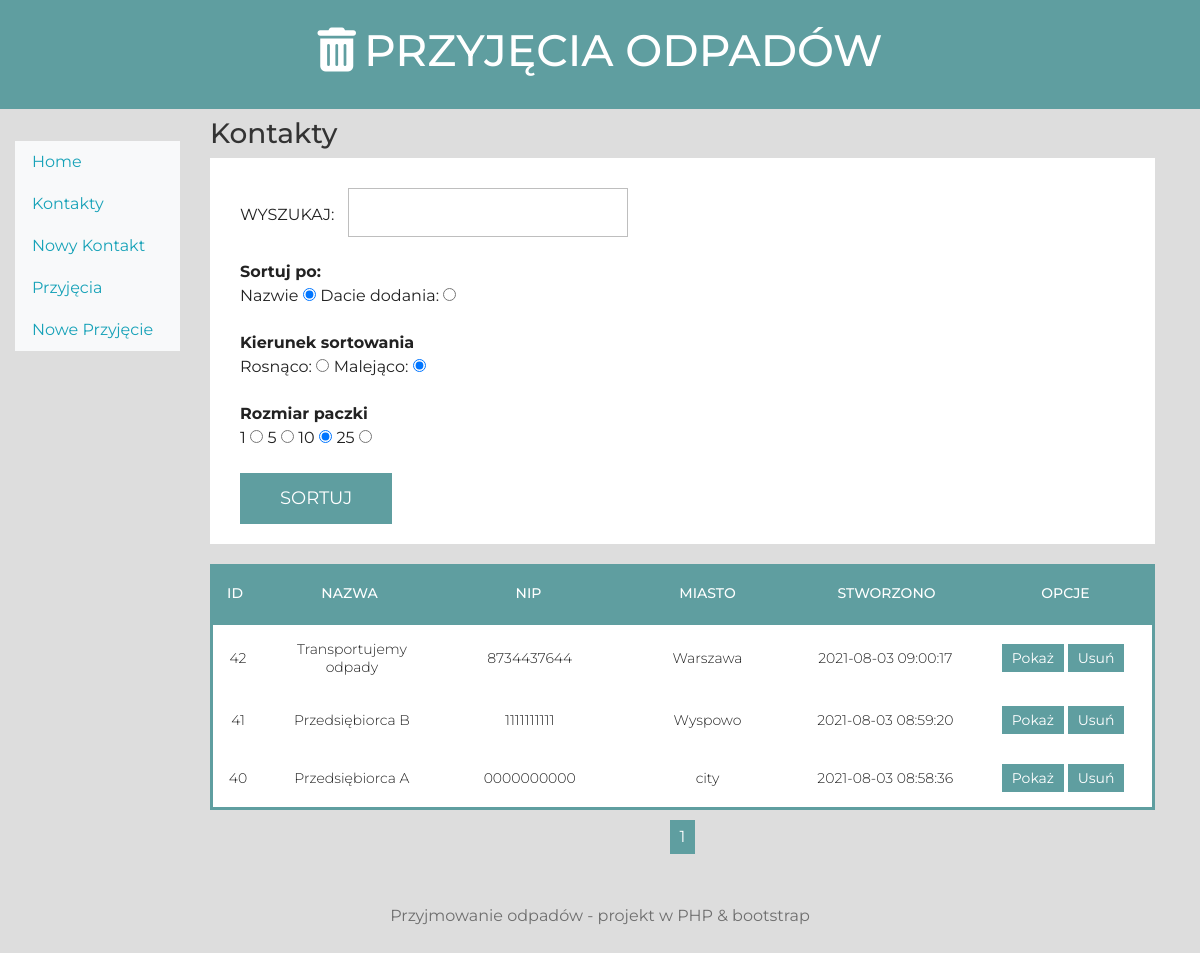
The app's page /?module=contacts&action=contactsList with its own data.
### tables this page shows
CREATE TABLE `contacts` (
  `id` int(11) NOT NULL,
  `name` varchar(250) NOT NULL,
  `nip` varchar(10) NOT NULL,
  `address` varchar(150) NOT NULL,
  `zip_code` varchar(6) NOT NULL,
  `city` varchar(50) NOT NULL,
  `bdo_number` varchar(9) NOT NULL,
  `created` datetime NOT NULL,
  `description` text NOT NULL
);

### src/View.php (called while the page is built, shortened)
<?php
class View
{
  public function render(string $page, array $params): void
  {
    $params = $this->escape($params);
    require_once("templates/layout.php");
  }
    private function escape(array $params): array
    {
        $clearParams =[];
        foreach($params as $key => $param){
            switch(true){
              case is_array($param):
                $clearParams[$key] = $this->escape($param);
              break;
              case is_int($param):
                $clearParams[$key] = $param;
              break;
              case $param:
                $clearParams[$key] = htmlentities($param);
              break;
              default:
                $clearParams[$key] = $param;
              break;
            }
        }
        return $clearParams;
     }
}

### src/Controller/ContactController.php (called while the page is built, shortened)
<?php
class ContactController extends AbstractController
{
    public function contactsListAction(): void
    {
      $page = 'contactsList';
      $pageNumber = (int) $this ->request->getParam('page', 1);
      $pageSize = (int) $this ->request->getParam('pagesize', self::PAGE_SIZE);
      $sortBy = $this ->request->getParam('sortby', 'name');
      $sortOrder = $this ->request->getParam('sortorder', 'desc');
      $phrase  = $this ->request->getParam('phrase', null);
         if ($phrase) {
          $contactCount = $this ->contactModel->getSearchCount($phrase);
          $contacts = $this -> contactModel -> searchContacts($pageNumber, $pageSize, $sortBy, $sortOrder, $phrase);
         }else {
          $contactCount = $this ->contactModel->getCount();
          $contacts = $this -> contactModel -> getContacts($pageNumber, $pageSize, $sortBy, $sortOrder);
         }
          $viewParams = [
              'page' => [
                'number' => $pageNumber,
                'size' => $pageSize,
                'pages' => (int) ceil($contactCount/$pageSize)
              ],
              'sort' => [
                'by' => $sortBy,
                'order' => $sortOrder
              ],
            'phrase' => $phrase,
             'contacts' =>  $contacts,
             'before' => $this->request->getParam('before'),
             'error' => $this->request->getParam('error')
          ];
      $this->view->render($page, $viewParams ?? []);
    }
}

### src/Model/AbstractModel.php (called while the page is built, shortened)
<?php
abstract class AbstractModel{
  private function createConnection(array $config): void
  {
    $dsn = "mysql:dbname={$config['database']};host={$config['host']}";
    $this->conn = new PDO(
      $dsn,
      $config['user'],
      $config['password'],
      [
        PDO::ATTR_ERRMODE => PDO::ERRMODE_EXCEPTION
      ]
    );
  }
}

### src/Model/ContactModel.php (called while the page is built, shortened)
<?php
class ContactModel extends AbstractModel
{
public function getContacts(int $pageNumber, int $PageSize, string $sortBy, string $sortOrder): array
{
  return $this->findBy($pageNumber, $PageSize, $sortBy, $sortOrder, null);
}
  private function findBy(int $pageNumber, int $PageSize, string $sortBy, string $sortOrder, ?string $phrase):array
    {
      try {
        $limit = $PageSize;
        $offset = ($pageNumber-1)*$PageSize;
      $wherePart='';
      $query = "SELECT id, name, nip, city, created FROM contacts
      $wherePart
      ORDER BY $sortBy $sortOrder
      LIMIT $offset, $limit";
      $result  = $this->conn->query($query);
        $contacts = $result->fetchAll(PDO::FETCH_ASSOC);
    return $contacts;
    }catch(Throwable $e){
      throw new StorageException('Nie udało się pobrać kontaków', 400, $e);
      }
    }
}

### templates/pages/contactsList.php (the view, shortened to what this page needs)
<h3> Kontakty </h3>
<div class="list">
  <section>
    <?php
      $sort = $params ['sort'] ?? [];
      $by = $sort['by'] ?? 'name';
      $order = $sort['order'] ?? 'asc';
      $page = $params ['page'] ?? [];
      $size = $page ['size'] ?? 10;
      $pages = $page['pages'] ?? 1;
      $phrase = $params['phrase'] ?? null;
    ?>
  <div>
      <form class ="settings-form" method="GET" action="/?module=contacts&action=contactsList&" module="contacts">
    <div>
      <label>Wyszukaj:<input type="text" name="phrase" value="<?php echo $phrase?>"/></label>
    </div>
    <div>
    <div>Sortuj po: </div>
        <label> Nazwie <input name ="sortby" type="radio" value="name"
            <?php echo $by ==='name' ? 'checked' : '' ?>
        /> </label>
        <label> Dacie dodania: <input name ="sortby" type="radio" value="created"
          <?php echo $by ==='created' ? 'checked' : '' ?>
        /> </label>
  </div>
  <div>
      <div>Kierunek sortowania</div>
        <label> Rosnąco: <input name ="sortorder" type="radio" value="asc"
          <?php echo $order ==='asc' ? 'checked' : '' ?>
        /> </label>
        <label> Malejąco: <input name ="sortorder" type="radio" value="desc"
        <?php echo $order ==='desc' ? 'checked' : '' ?>
        /> </label>
        </div>
        <div>
        <div> Rozmiar paczki </div>
        <label> 1 <input name ="pagesize" type="radio" value="1" <?php echo $size === 1 ? 'checked' : '' ?> /> </label>
        <label> 5 <input name ="pagesize" type="radio" value="5" <?php echo $size === 5 ? 'checked' : '' ?> /> </label>
        <label> 10 <input name ="pagesize" type="radio" value="10" <?php echo $size === 10 ? 'checked' : '' ?> /> </label>
        <label> 25 <input name ="pagesize" type="radio" value="25" <?php echo $size === 25 ? 'checked' : '' ?> /> </label>
        </div>
        <input type="submit" value="Sortuj" />
    </form>
  </div>
    <div class="tbl-header">
      <table cellpadding="0" cellspacing="0" border="0">
        <thead>
          <tr>
            <th>ID</th>
            <th>Nazwa</th>
            <th>NIP</th>
            <th>miasto</th>
            <th>stworzono</th>
            <th>Opcje</th>
          </tr>
        </thead>
      </table>
    </div>
    <div class="tbl-content">
      <table cellpadding="0" cellspacing="0" border="0">
        <tbody>
          <?php
            foreach($params['contacts'] ?? [] as $contact): ?>
              <tr>
                <td>
                  <?php echo  $contact['id']; ?>
                </td>
                <td>
                  <?php echo $contact['name']; ?>
                </td>
                <td>
                  <?php echo $contact['nip']; ?>
                </td>
                <td>
                  <?php echo $contact['city']; ?>
                </td>
                <td>
                  <?php echo $contact['created']; ?>
                </td>
                <td>
                  <a href="/?module=contacts&action=show&id=<?php echo(int) $contact['id']; ?>"><button> Pokaż</button></a>
                  <a href="/?module=contacts&action=delete&id=<?php echo(int) $contact['id']; ?>"><button> Usuń</button></a>
                </td>
              </tr>
          <?php endforeach ; ?>
        </tbody>
      </table>
    </div>
    <?php
      $paginationUrl = "/?module=contacts&action=contactsList&sortby=$by&sortorder=$order&pagesize=$size&phrase=$phrase"
    ?>
    <ul class="pagination">
            <?php for ($i=1; $i <= $pages; $i++): ?>
                <li>
                  <a href="<?php echo $paginationUrl ?>&page=<?php echo $i ?>">
                    <button> <?php echo $i ?> </button>
                  </a>
                </li>
            <?php endfor; ?>
    </ul>
  </section>
</div>

### public/style.css (style rules this page uses)
* { box-sizing: border-box; margin: 0; padding: 0; }
body { font-family: 'Montserrat', sans-serif; color: #333; background-color: #ddd; margin: 0; }
form { background-color: white; padding: 30px 30px 20px 30px; color: #222; }
form label { margin: 0 0 3px 0; padding: 0px; display: block; color: #222; font-weight: normal; }
form input[type=text], form input[type=date], form input[type=datetime], form input[type=number], form input[type=search], form input[type=time], form input[type=url], form input[type=email], textarea, select { box-sizing: border-box; -webkit-box-sizing: border-box; -moz-box-sizing: border-box; border: 1px solid #BEBEBE; padding: 7px; margin: 0px; outline: none; }
form input[type=submit], form input[type=button] { background: cadetblue; border: none; color: #fff; font-size: 18px; text-transform: uppercase; padding: 12 40px; cursor: pointer; }
form>div { font-weight: bold; margin-right: 20px; margin-bottom: 20px; }
form>div:first-child { margin-bottom: 20px; }
form>div:first-child>label:first-child { text-transform: uppercase; font-weight: normal }
form>div:first-child>label:first-child>input { margin-left: 14px; font-family: montserrat; outline: none; font-size: 22px; }
.list { margin: 0; }
table { width: 100%; table-layout: fixed; }
.tbl-header { margin-top: 20px; background-color: cadetblue; color: white; }
.tbl-content { overflow-x: auto; margin-top: 0px; border: 3px solid cadetblue; color: #222; background-color: white; }
th { padding: 20px 15px; text-align: center; font-weight: 500; font-size: 14px; color: #fff; text-transform: uppercase; }
td { padding: 15px; text-align: center; vertical-align: middle; font-weight: 300; font-size: 14px; color: #222; }
tr>td:nth-child(1) { width: 50px; }
tr>th:nth-child(1) { width: 50px; }
.pagination { list-style: none; display: flex; flex-wrap: wrap; flex-direction: row; justify-content: center; align-items: auto; align-content: center }
.pagination li { flex: 0 0 auto; margin: 10px; }
.pagination li button { cursor: pointer; }
.settings-form label { display: inline-block; }
button { border: none; background-color: cadetblue; padding: 5px 10px; color: white; cursor: pointer; }

### records on screen
contacts: id "42", name "Transportujemy odpady", nip "8734437644", city "Warszawa", created "2021-08-03 09:00:17"
contacts: id "41", name "Przedsiębiorca B", nip "1111111111", city "Wyspowo", created "2021-08-03 08:59:20"
contacts: id "40", name "Przedsiębiorca A", nip "0000000000", city "city", created "2021-08-03 08:58:36"
